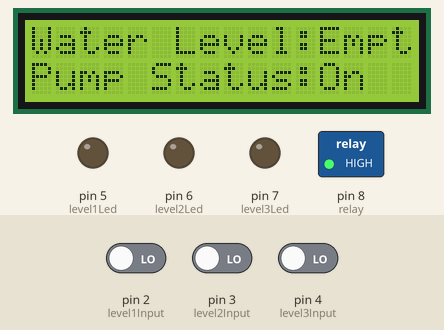
Simulated run of this sketch. Board: Arduino Uno, built with avr-gcc and run on an emulated ATmega328P. Parts: 16×2 character LCD, switched loads named in the sketch (green lamp = pin HIGH), output pins drawn as LEDs (lit = HIGH). The test bench sets the inputs (shaded band); at power-on: pin 2 (level1Input) LOW, pin 3 (level2Input) LOW, pin 4 (level3Input) LOW. What the sketch prints to the serial monitor is not drawn.

Above: at 1.7 s.
1.8 s: pin 2 (level1Input) driven HIGH
At 2.4 s:
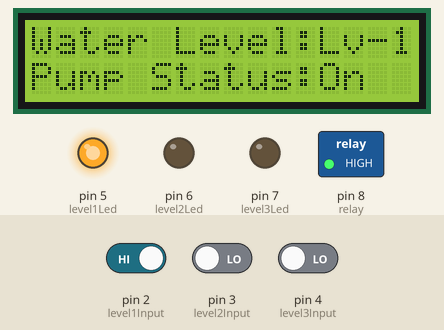
3.3 s: pin 3 (level2Input) driven HIGH
At 4.3 s:
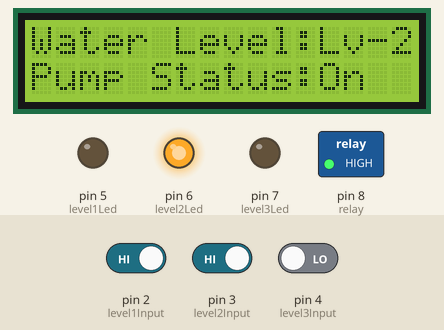
4.8 s: pin 4 (level3Input) driven HIGH
At 5.9 s:
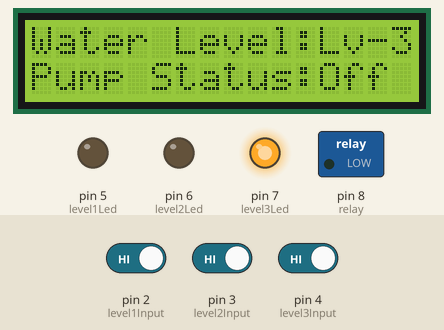
6.3 s: pin 2 (level1Input) driven LOW
At 7.5 s:
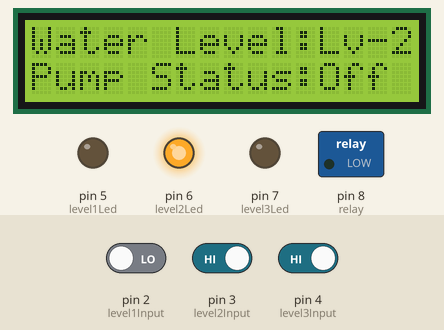
7.8 s: pin 3 (level2Input) driven LOW
At 8.2 s:
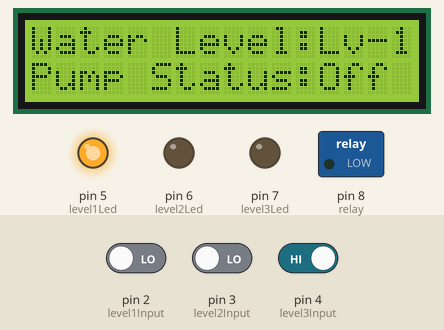
9.3 s: pin 4 (level3Input) driven LOW
At 10.1 s:
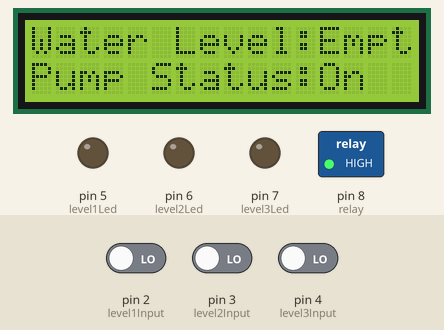
Timing chart, 0 to 11.8 s (numbered marks = the images above; inputs shaded):
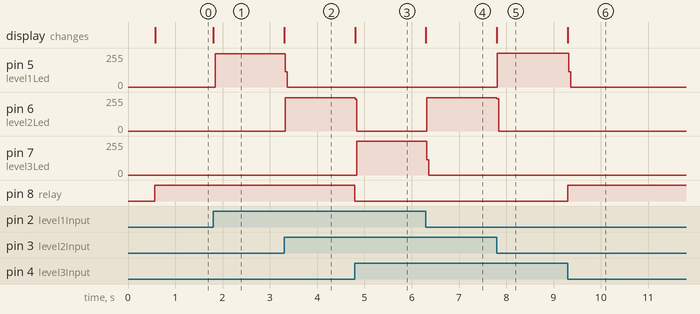

The sketch:

working.ino
```cpp
//sukriti123miniproject@gmail.com


#include<LiquidCrystal.h>

LiquidCrystal lcd(A0,A1,A2,A3,A4,A5);

#define level1Input 2
#define level2Input 3
#define level3Input 4
#define level1Led 5
#define level2Led 6
#define level3Led 7
#define relay 8
int waterLevel= 0 ;

void setup() {
  // put your setup code here, to run once:
  delay(500);
  Serial.begin(9600);
  Serial.println("Water Level Controller");
  lcd.begin(16,2);
  pinMode (level1Input,INPUT);
  pinMode (level2Input,INPUT);
  pinMode (level3Input,INPUT);
  pinMode (level1Led,OUTPUT);
  pinMode (level2Led,OUTPUT);
  pinMode (level3Led,OUTPUT);
  pinMode (relay,OUTPUT);
  digitalWrite(level1Led,LOW);
  digitalWrite(level2Led,LOW);
  digitalWrite(level3Led,LOW);
  digitalWrite(relay,LOW);
  lcd.clear();
  lcd.home();
  lcd.print("Water Level:");
  lcd.setCursor(0,1);
  lcd.print("Pump Status:");
}

void loop() {
  // put your main code here, to run repeatedly:
  waterLevel =0 ;
  //check level-1
  if(digitalRead(level1Input)==true){
    waterLevel++;
  }

  //check level-2
  if(digitalRead(level2Input) ==true){
    waterLevel++;
  }

  //check level-3
  if(digitalRead(level3Input)==true){
    waterLevel++;
  }

  //turn off all water level led's

  digitalWrite(level1Led,LOW);
  digitalWrite(level2Led,LOW);
  digitalWrite(level3Led,LOW);

  //update pump status & update led

  switch(waterLevel){
    case 0:
    digitalWrite(relay,HIGH);
    digitalWrite(level1Led,LOW);
    digitalWrite(level2Led,LOW);
    digitalWrite(level3Led,LOW);
    lcd.setCursor(12,0);
    lcd.print("Empty");
    lcd.setCursor(12,1);
    lcd.print("On ");
    break;

    case 1:
    digitalWrite(level1Led,HIGH);
    digitalWrite(level2Led,LOW);
    digitalWrite(level3Led,LOW);
    lcd.setCursor(12,0);
    lcd.print("Lv-1 ");
    break;

    case 2:
    digitalWrite(level1Led,LOW);
    digitalWrite(level2Led,HIGH);
    digitalWrite(level3Led,LOW);
    lcd.setCursor(12,0);
    lcd.print("Lv-2 ");
    break;

    case 3:
    digitalWrite(level1Led,LOW);
    digitalWrite(level2Led,LOW);
    digitalWrite(level3Led,HIGH);
    digitalWrite(relay,LOW);
    lcd.setCursor(12,0);
    lcd.print("Lv-3 ");
    lcd.setCursor(12,1);
    lcd.print("Off");
    break;

  }


}
```

Measured:
- after the input at 1.8 s, pin 5 (level1Led): 0/255 → 251/255 at once; the display: changes at once (image 1)
- after the input at 3.3 s, pin 5 (level1Led): 251/255 → 0/255 at once; pin 6 (level2Led): 0/255 → 251/255 at once; the display: changes at once (image 2)
- after the input at 4.8 s, pin 6 (level2Led): 251/255 → 0/255 at once; pin 7 (level3Led): 0/255 → 253/255 at once; pin 8 (relay): HIGH → LOW at once; the display: changes at once (image 3)
- after the input at 6.3 s, pin 6 (level2Led): 0/255 → 251/255 at once; pin 7 (level3Led): 253/255 → 0/255 at once; the display: changes at once (image 4)
- after the input at 7.8 s, pin 5 (level1Led): 0/255 → 255/255 at once; pin 6 (level2Led): 251/255 → 0/255 at once; the display: changes at once (image 5)
- after the input at 9.3 s, pin 5 (level1Led): 255/255 → 0/255 at once; pin 8 (relay): LOW → HIGH at once; the display: changes at once (image 6)
